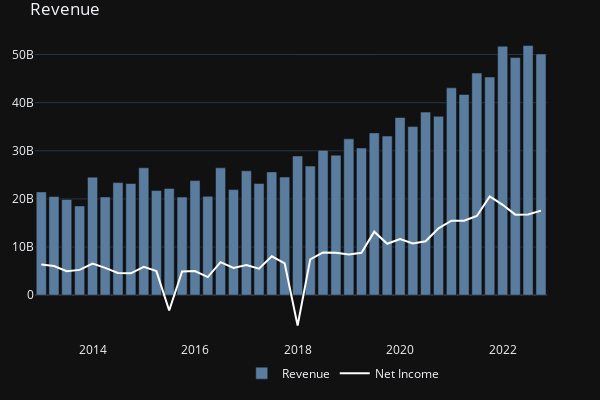
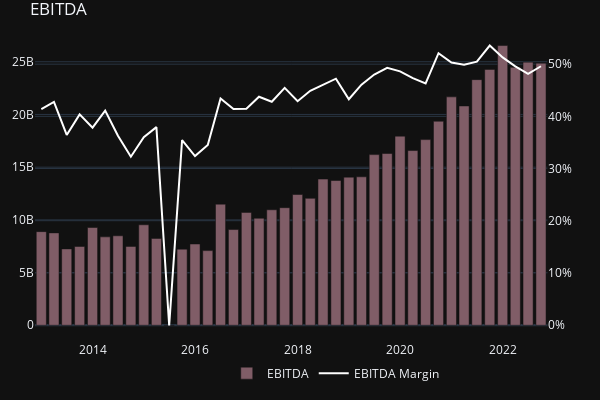
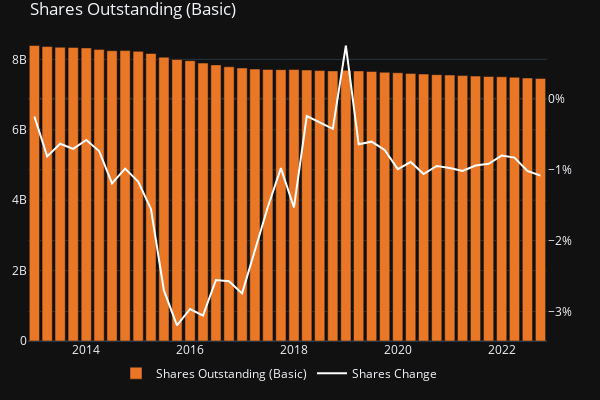
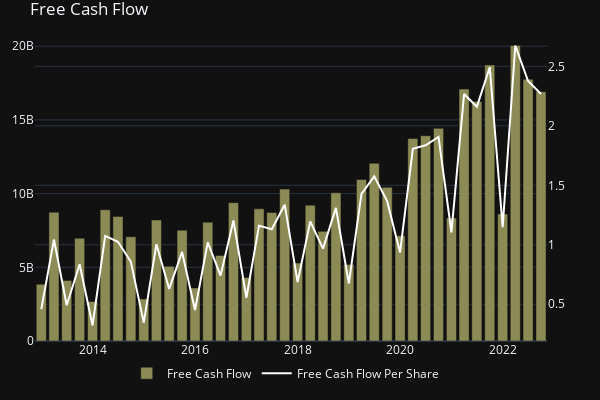

The cell these charts' notebook holds for them, in order:
### Code cell
revenue_plot = create_plot_bar_line(income_statements, 'Revenue', 'Net Income', secondary_y=False) # Cost of Revenue
# eps_plot = create_plot_bar_line(income_statements, 'EPS (Basic)', 'EPS Growth', y2perc=True, bar_color='#7eb37a')
ebitda_plot = create_plot_bar_line(income_statements, 'EBITDA', 'EBITDA Margin', y2perc=True, bar_color='#805d67')
shares_plot = create_plot_bar_line(income_statements, 'Shares Outstanding (Basic)', 'Shares Change', y2perc=True, bar_color='#ea7726') 
fcf_plot = create_plot_bar_line(income_statements, 'Free Cash Flow', 'Free Cash Flow Per Share', bar_color='#8d8b55')
profit_plot = create_plot_bar_line(income_statements, 'Gross Profit', 'Operating Expenses', secondary_y=False, bar_color='#7c459c')
dividends_plot = create_plot_bar_line(income_statements, 'Dividend Per Share', 'Dividend Growth', y2perc=True, bar_color='#03c03c')
# dividends_full_history = create_plot_bar_line(div_history_df, 'amount', 'adjusted_amount', title='Full dividend history', bar_color='#03c03c')
margins_plot = create_line_plot(income_statements, y=['Gross Margin', 'Operating Margin', 'Profit Margin', 'Free Cash Flow Margin'], title='Margins')
ema_plot = create_ema_plot([STOCK], emas=[10, 20, 30, 40, 50])
